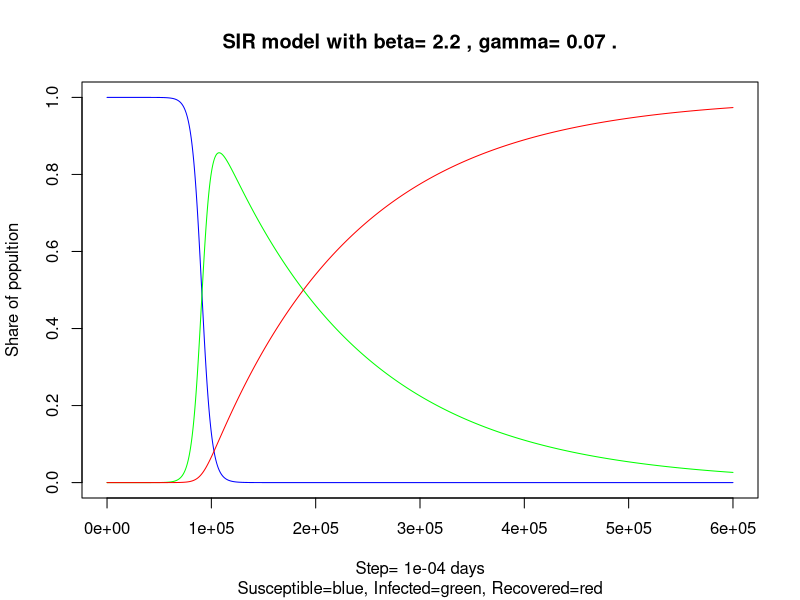

The R script that drew this image:
#SIR model -- SIR (susceptible-infected-removed)
setwd("~/Desktop")
days<-60
Delta_t<-0.0001 #in number of days, length of day in a step
steps<-days/Delta_t
t<-seq(1:steps)
var_names<-c("S","I","R","Total")
results<-matrix(data=NA, nrow = length(t), ncol = 4, dimnames = list(t,var_names))
beta<-2.2 #infection rate > 0
gamma<-(1/14) #recovery rate >0

#initial conditions, number of people
N<-250000000 #population
Infected<-1
Susceptible<-(N-Infected)
Recovered<-0

#initial conditions, scaled
So<- Susceptible/N            #So share of susceptible
Io<-Infected/N      #Share of infected
Ro<-Recovered/N               #Share of Ro recovered
Sn<-So
In<-Io
Rn<-Ro


for (n in t) {
  Sn_minus_one<-Sn
  In_minus_one<-In
  Rn_minus_one<-Rn
  Sn<-Sn_minus_one+Delta_t*(-beta)*Sn_minus_one*In_minus_one #S(n) as a function of S(n-1)
  In<-In_minus_one+Delta_t*(beta*Sn_minus_one*In_minus_one-gamma*In_minus_one)
  Rn<-Rn_minus_one+Delta_t*gamma*In_minus_one
  results[n,1]<-Sn
  results[n,2]<-In
  results[n,3]<-Rn
  results[n,4]<-Sn+In+Rn
}
plot(t,results[,1],col="blue", type = "l",main=paste("SIR model with beta=",beta,", gamma=",round(gamma,2),"."), sub="Susceptible=blue, Infected=green, Recovered=red", xlab=paste("Step=",Delta_t,"days"), ylab="Share of popultion",ylim=c(0,1))
lines(results[,2],col="green")
lines(results[,3],col="red")
#plot(results[,4])

